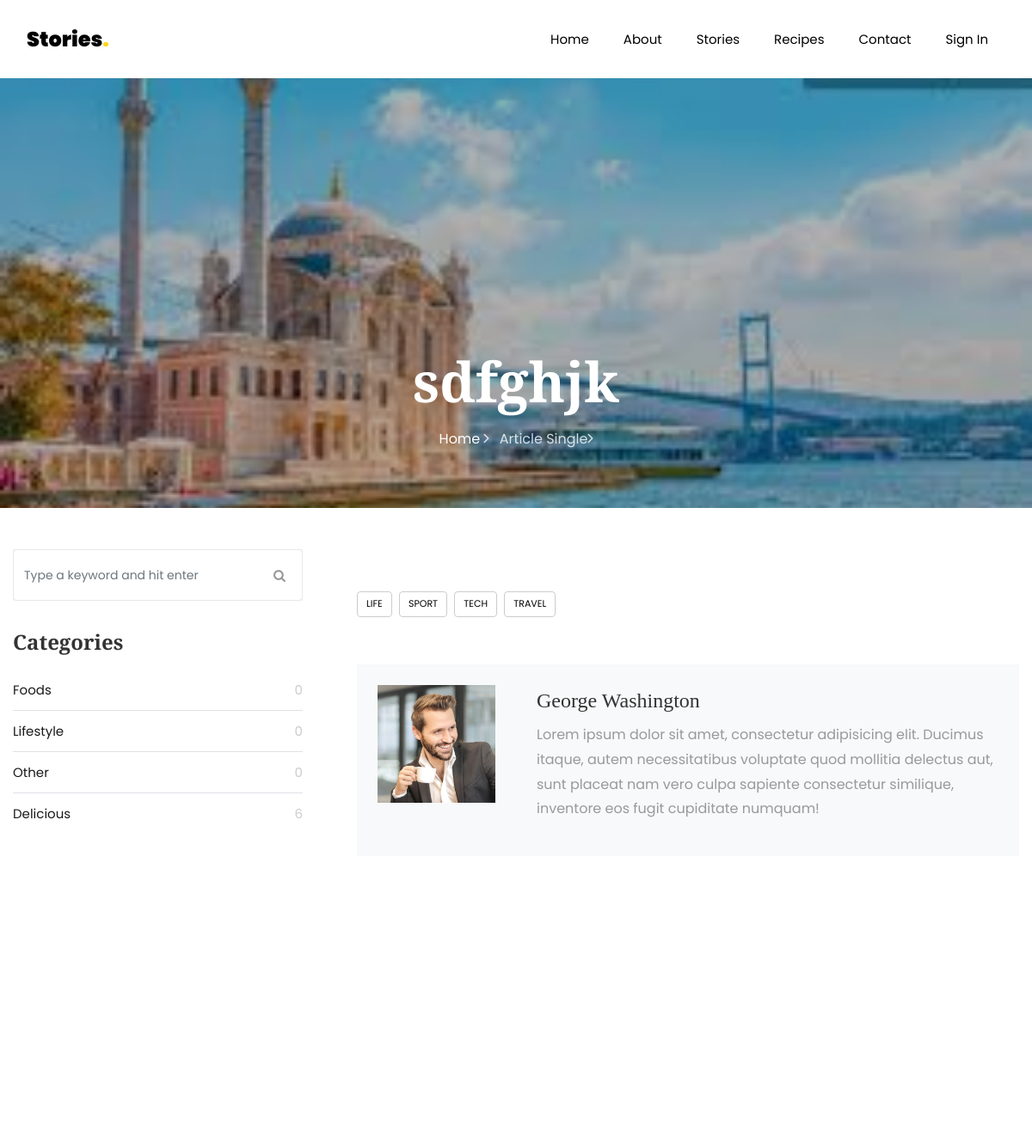
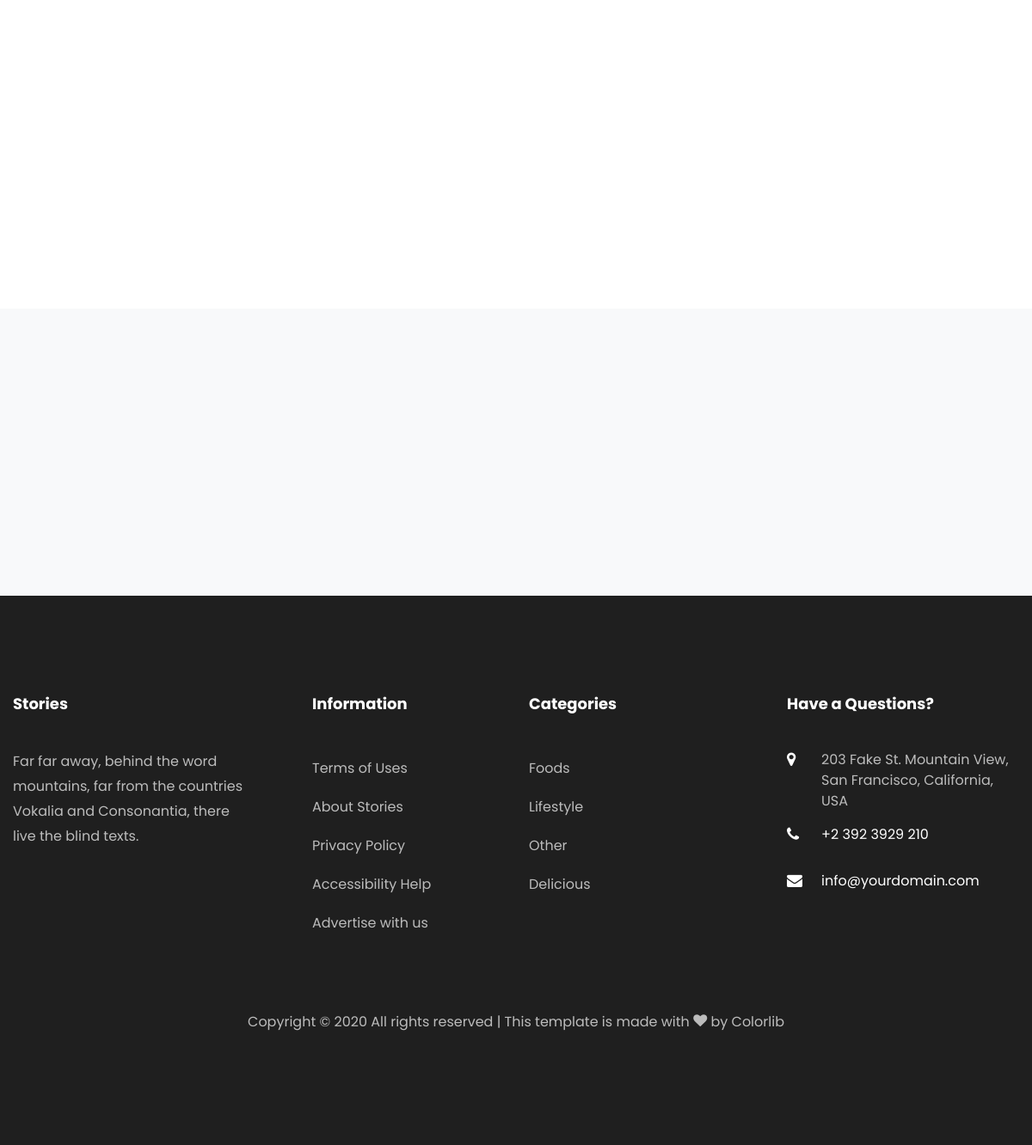
/stories-single/11/, run on the app's committed database (2 pictures, top to bottom).
### stories/models.py (models this page shows, shortened)
class NavLink(models.Model):
    title = models.CharField(max_length=255,blank=False,null=False)
    url = models.CharField(max_length=255,blank=True)
    active = models.BooleanField(default=True)
    created_at = models.DateTimeField(auto_now_add=True)
    updated_at = models.DateTimeField(auto_now=True)

class Story(models.Model):
    title = models.CharField(max_length=50,blank=False,null=True)
    created_at = models.DateField(auto_now_add=True)
    image = models.ImageField(upload_to='stories',blank=False,null=True)
    description = models.TextField(blank=False)
    category = models.ForeignKey('Category',on_delete=models.CASCADE,related_name='stori',null=True)
    owner = models.ForeignKey(User,on_delete=models.CASCADE,related_name='stories',default=2)
    updated_at = models.DateTimeField(auto_now = True)
    created_at = models.DateTimeField(auto_now_add = True)
    class Meta:
        verbose_name='hekaye'
        verbose_name_plural = 'hekayeler'
        ordering = ('-created_at',)

class Category(models.Model):
    title = models.CharField(max_length=50,blank=False,null=True)
    image = models.ImageField(upload_to='categories',blank=False)
    updated_at = models.DateTimeField(auto_now = True)
    created_at = models.DateTimeField(auto_now_add = True)

### stories/views.py (the view, shortened to what this page needs)
# urls.py: path('stories-single/<int:pk>/',StoriesDetailView.as_view(),name='stories-single'),
class StoriesDetailView(FormMixin, DetailView):
    model = Story
    context_object_name = 'stories_data'
    template_name = 'stories-single.html'
    form_class = CommentForm

### stories/forms.py
class CommentForm(forms.ModelForm):
    comment = forms.CharField(label = 'Your comment' ,widget=forms.Textarea(attrs={
        'class' : 'form-control'
    }))
    class Meta:
        model = Comments
        fields = ['comment',]

### stories/templatetags/base_filters.py (called while the page is built)
@register.simple_tag
def get_nav_links():
    return NavLink.objects.filter(active=True)

@register.simple_tag
def get_subscribe_page():
    return SubscribePage.objects.all().last()

@register.simple_tag
def get_category_list():
    return Category.objects.all()

@register.simple_tag
def get_comments_story(story_id):
    return Comments.objects.filter(story=story_id, reply_comment__isnull=True)

### stories/templates/stories-single.html (shortened to what this page needs)
{% extends 'base/base.html' %}
{% load static %}
{% load base_filters %}
{% block content %}
<section class="hero-wrap hero-wrap-2" style="background-image: url({{stories_data.image.url}});">
    <div class="overlay"></div>
    <div class="container">
        <div class="row no-gutters slider-text align-items-end justify-content-center">
            <div class="col-md-9 ftco-animate pb-5 text-center">
                <h1 class="mb-3 bread">{{stories_data.title}}</h1>
                <p class="breadcrumbs"><span class="mr-2"><a href={% url 'stories:index' %}>Home <i
                        class="ion-ios-arrow-forward"></i></a></span> <span>Article Single<i
                        class="ion-ios-arrow-forward"></i></span></p>
            </div>
        </div>
    </div>
</section>
<section class="ftco-section">
    <div class="container">
        <div class="row">
            <div class="col-lg-8 order-lg-last ftco-animate">
                <div class="tag-widget post-tag-container mb-5 mt-5">
                    <div class="tagcloud">
                        <a href="#" class="tag-cloud-link">Life</a>
                        <a href="#" class="tag-cloud-link">Sport</a>
                        <a href="#" class="tag-cloud-link">Tech</a>
                        <a href="#" class="tag-cloud-link">Travel</a>
                    </div>
                </div>
                <div class="about-author d-flex p-4 bg-light">
                    <div class="bio mr-5">
                        <img src="{% static 'photos/person_1.jpg' %}" alt="Image placeholder" class="img-fluid mb-4">
                    </div>
                    <div class="desc">
                        <h3>George Washington</h3>
                        <p>Lorem ipsum dolor sit amet, consectetur adipisicing elit. Ducimus itaque, autem
                            necessitatibus voluptate quod mollitia delectus aut, sunt placeat nam vero culpa sapiente
                            consectetur similique, inventore eos fugit cupiditate numquam!</p>
                    </div>
                </div>
                <div class="pt-5 mt-5">
                    {% get_comments_story stories_data.id as comments %}
                     <div id="write-comment" class="comment-form-wrap pt-5">
                    </div>
                </div>
            </div>
            <div class="col-lg-4 sidebar pr-lg-5 ftco-animate">
                <div class="sidebar-box">
                    <form action="#" class="search-form">
                        <div class="form-group">
                            <span class="icon icon-search"></span>
                            <input type="text" class="form-control" placeholder="Type a keyword and hit enter">
                        </div>
                    </form>
                </div>
                <div class="sidebar-box ftco-animate">
                    <ul class="categories">
                        <h3 class="heading mb-4">Categories</h3>
                        {% get_category_list as category_list %}
                         {% for category in category_list  %}
                            <li><a href="#">{{category.title}} <span>{{category.recipes.count}}</span></a></li>
                         {% endfor %}
                    </ul>
                </div>
            </div>
        </div>
    </div>
</section>
{% endblock %}

### templates/partials/navbar.html (shortened to what this page needs)
{% load base_filters %}
{%  get_nav_links as get_nav %}
    <nav class="navbar navbar-expand-lg navbar-dark bg-dark ftco-navbar-light" id="ftco-navbar">
        <div class="container">
            <a class="navbar-brand" href="{% url 'stories:index' %}">Stories<span>.</span></a>
            <div class="collapse navbar-collapse" id="ftco-nav">
                <ul class="navbar-nav ml-auto">
                {% for links in get_nav %}
                {% if links.url == 'account/login' %}
                {% if not user.is_authenticated %}
                     <li class="nav-item {% if request.resolver_match.url_name == links.url %} active {% endif %}"><a href="/{{links.url}}" class="nav-link">{{links.title}}</a></li>
                    {% endif %}
                    {% else %}
                     {% if not links.url == 'account/register' %}
                    <li class="nav-item {% if request.resolver_match.url_name == links.url %} active {% endif %}"><a href="/{{links.url}}" class="nav-link">{{links.title}}</a></li>
                    {% endif %}
                    {% endif %}
                    {% endfor %}
                </ul>
            </div>
        </div>
    </nav>

### templates/partials/footer.html (shortened to what this page needs)
{% load static %}
{% load base_filters %}
{% get_category_list as category_list%}
 <footer class="ftco-footer ftco-footer-2 ftco-section">
        <div class="container">
            <div class="row mb-5">
                <div class="col-md">
                    <div class="ftco-footer-widget mb-4">
                        <h2 class="ftco-heading-2">Stories</h2>
                        <p>Far far away, behind the word mountains, far from the countries Vokalia and Consonantia, there live the blind texts.</p>
                        <ul class="ftco-footer-social list-unstyled float-md-left float-lft mt-5">
                        </ul>
                    </div>
                </div>
                <div class="col-md">
                    <div class="ftco-footer-widget mb-4 ml-md-5">
                        <h2 class="ftco-heading-2">Information</h2>
                        <ul class="list-unstyled">
                            <li><a href="#" class="py-2 d-block">Terms of Uses</a></li>
                            <li><a href="#" class="py-2 d-block">About Stories</a></li>
                            <li><a href="#" class="py-2 d-block">Privacy Policy</a></li>
                            <li><a href="#" class="py-2 d-block">Accessibility Help</a></li>
                            <li><a href="#" class="py-2 d-block">Advertise with us</a></li>
                        </ul>
                    </div>
                </div>
                <div class="col-md">
                    <div class="ftco-footer-widget mb-4">
                        <h2 class="ftco-heading-2">Categories</h2>
                        <ul class="list-unstyled">
                        {% for category in category_list %}
                            <li><a href="#" class="py-2 d-block">{{category.title}}</a></li>
                        {% endfor %}
                        </ul>
                    </div>
                </div>
                <div class="col-md">
                    <div class="ftco-footer-widget mb-4">
                        <h2 class="ftco-heading-2">Have a Questions?</h2>
                        <div class="block-23 mb-3">
                            <ul>
                                <li><span class="icon icon-map-marker"></span><span class="text">203 Fake St. Mountain View, San Francisco, California, USA</span>
                                </li>
                                <li><a href="#"><span class="icon icon-phone"></span><span
                                    class="text">+2 392 3929 210</span></a></li>
                                <li><a href="#"><span class="icon icon-envelope"></span><span class="text">info@yourdomain.com</span></a>
                                </li>
                            </ul>
                        </div>
                    </div>
                </div>
            </div>
            <div class="row">
                <div class="col-md-12 text-center">
                    <p>
                        Copyright &copy;
                        All rights reserved | This template is made with <i class="icon-heart color-danger" aria-hidden="true"></i> by <a href="https://colorlib.com" target="_blank">Colorlib</a>
                    </p>
                </div>
            </div>
        </div>
    </footer>

### static/css/icomoon.css (style rules this page uses)
[class^="icon-"], [class*=" icon-"] { font-family: 'icomoon' !important; speak: none; font-style: normal; font-weight: normal; font-variant: normal; text-transform: none; line-height: 1; -webkit-font-smoothing: antialiased; -moz-osx-font-smoothing: grayscale; }
.icon-search:before { content: "\f002"; }
.icon-heart:before { content: "\f004"; }
.icon-map-marker:before { content: "\f041"; }
.icon-phone:before { content: "\f095"; }
.icon-envelope:before { content: "\f0e0"; }

### data on the page
NavLink: title "Home"
NavLink: title "About"
NavLink: title "Stories"
NavLink: title "Recipes"
NavLink: title "Contact"
NavLink: title "Sign In"
Story: image (picture), title "sdfghjk"
Category: title "Foods", recipes.count "0"
Category: title "Lifestyle", recipes.count "0"
Category: title "Other", recipes.count "0"
Category: title "Delicious", recipes.count "6"
